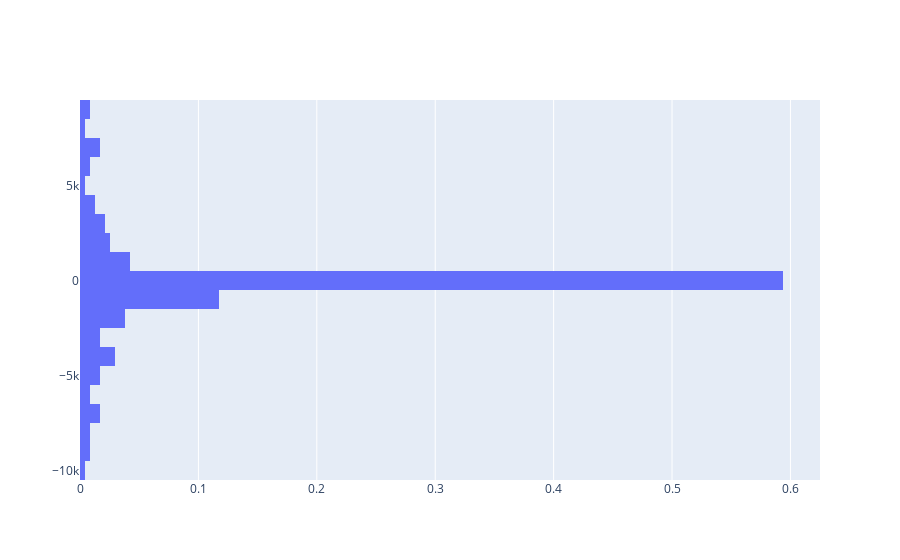

This figure's notebook cell:
### Code cell
data = go.Histogram(y=df['diff'], nbinsy=20, histnorm='probability',)
fig = go.Figure(data=data)
fig

### Figure 1 — Plotly figure (JSON) as saved in the notebook; plotly's stock layout.template omitted (floating-point values rounded to 4 significant figures; data arrays with more than 128 entries replaced by an {"elided": "..."} marker saying what was removed)
{"data": [{"histnorm": "probability", "nbinsy": 20, "type": "histogram", "y": {"elided": "955 float values"}}], "layout": {}}
